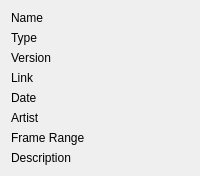
                  <widget class="QWidget" name="page_8">
                   <layout class="QVBoxLayout" name="verticalLayout_12">
                    <item>
                     <layout class="QGridLayout" name="gridLayout_3">
                      <item row="1" column="0">
                       <widget class="QLabel" name="label_35">
                        <property name="sizePolicy">
                         <sizepolicy hsizetype="Expanding" vsizetype="Preferred">
                          <horstretch>0</horstretch>
                          <verstretch>0</verstretch>
                         </sizepolicy>
                        </property>
                        <property name="minimumSize">
                         <size>
                          <width>100</width>
                          <height>0</height>
                         </size>
                        </property>
                        <property name="maximumSize">
                         <size>
                          <width>100</width>
                          <height>16777215</height>
                         </size>
                        </property>
                        <property name="text">
                         <string>Type</string>
                        </property>
                       </widget>
                      </item>
                      <item row="6" column="0">
                       <widget class="QLabel" name="label_41">
                        <property name="sizePolicy">
                         <sizepolicy hsizetype="Expanding" vsizetype="Preferred">
                          <horstretch>0</horstretch>
                          <verstretch>0</verstretch>
                         </sizepolicy>
                        </property>
                        <property name="minimumSize">
                         <size>
                          <width>100</width>
                          <height>0</height>
                         </size>
                        </property>
                        <property name="maximumSize">
                         <size>
                          <width>100</width>
                          <height>16777215</height>
                         </size>
                        </property>
                        <property name="text">
                         <string>Frame Range</string>
                        </property>
                       </widget>
                      </item>
                      <item row="0" column="1">
                       <widget class="QLabel" name="label_grid_shot_name">
                        <property name="text">
                         <string/>
                        </property>
                       </widget>
                      </item>
                      <item row="2" column="0">
                       <widget class="QLabel" name="label_37">
                        <property name="sizePolicy">
                         <sizepolicy hsizetype="Expanding" vsizetype="Preferred">
                          <horstretch>0</horstretch>
                          <verstretch>0</verstretch>
                         </sizepolicy>
                        </property>
                        <property name="minimumSize">
                         <size>
                          <width>100</width>
                          <height>0</height>
                         </size>
                        </property>
                        <property name="maximumSize">
                         <size>
                          <width>100</width>
                          <height>16777215</height>
                         </size>
                        </property>
                        <property name="text">
                         <string>Version</string>
                        </property>
                       </widget>
                      </item>
                      <item row="0" column="0">
                       <widget class="QLabel" name="label_33">
                        <property name="sizePolicy">
                         <sizepolicy hsizetype="Expanding" vsizetype="Preferred">
                          <horstretch>0</horstretch>
                          <verstretch>0</verstretch>
                         </sizepolicy>
                        </property>
                        <property name="minimumSize">
                         <size>
                          <width>100</width>
                          <height>0</height>
                         </size>
                        </property>
                        <property name="maximumSize">
                         <size>
                          <width>100</width>
                          <height>16777215</height>
                         </size>
                        </property>
                        <property name="text">
                         <string>Name</string>
                        </property>
                       </widget>
                      </item>
                      <item row="2" column="1">
                       <widget class="QLabel" name="label_grid_shot_ver">
                        <property name="text">
                         <string/>
                        </property>
                       </widget>
                      </item>
                      <item row="5" column="1">
                       <widget class="QLabel" name="label_grid_shot_artist">
                        <property name="text">
                         <string/>
                        </property>
                       </widget>
                      </item>
                      <item row="1" column="1">
                       <widget class="QLabel" name="label_grid_shot_type">
                        <property name="text">
                         <string/>
                        </property>
                       </widget>
                      </item>
                      <item row="4" column="0">
                       <widget class="QLabel" name="label_39">
                        <property name="sizePolicy">
                         <sizepolicy hsizetype="Expanding" vsizetype="Preferred">
                          <horstretch>0</horstretch>
                          <verstretch>0</verstretch>
                         </sizepolicy>
                        </property>
                        <property name="minimumSize">
                         <size>
                          <width>100</width>
                          <height>0</height>
                         </size>
                        </property>
                        <property name="maximumSize">
                         <size>
                          <width>100</width>
                          <height>16777215</height>
                         </size>
                        </property>
                        <property name="text">
                         <string>Date</string>
                        </property>
                       </widget>
                      </item>
                      <item row="4" column="1">
                       <widget class="QLabel" name="label_grid_shot_date">
                        <property name="text">
                         <string/>
                        </property>
                       </widget>
                      </item>
                      <item row="3" column="1">
                       <widget class="QLabel" name="label_grid_shot_link">
                        <property name="text">
                         <string/>
                        </property>
                       </widget>
                      </item>
                      <item row="6" column="1">
                       <widget class="QLabel" name="label_grid_shot_frame">
                        <property name="text">
                         <string/>
                        </property>
                       </widget>
                      </item>
                      <item row="3" column="0">
                       <widget class="QLabel" name="label_38">
                        <property name="sizePolicy">
                         <sizepolicy hsizetype="Expanding" vsizetype="Preferred">
                          <horstretch>0</horstretch>
                          <verstretch>0</verstretch>
                         </sizepolicy>
                        </property>
                        <property name="minimumSize">
                         <size>
                          <width>100</width>
                          <height>0</height>
                         </size>
                        </property>
                        <property name="maximumSize">
                         <size>
                          <width>100</width>
                          <height>16777215</height>
                         </size>
                        </property>
                        <property name="text">
                         <string>Link</string>
                        </property>
                       </widget>
                      </item>
                      <item row="5" column="0">
                       <widget class="QLabel" name="label_40">
                        <property name="sizePolicy">
                         <sizepolicy hsizetype="Expanding" vsizetype="Preferred">
                          <horstretch>0</horstretch>
                          <verstretch>0</verstretch>
                         </sizepolicy>
                        </property>
                        <property name="minimumSize">
                         <size>
                          <width>100</width>
                          <height>0</height>
                         </size>
                        </property>
                        <property name="maximumSize">
                         <size>
                          <width>100</width>
                          <height>16777215</height>
                         </size>
                        </property>
                        <property name="text">
                         <string>Artist</string>
                        </property>
                       </widget>
                      </item>
                      <item row="7" column="0">
                       <widget class="QLabel" name="label_47">
                        <property name="sizePolicy">
                         <sizepolicy hsizetype="Expanding" vsizetype="Preferred">
                          <horstretch>0</horstretch>
                          <verstretch>0</verstretch>
                         </sizepolicy>
                        </property>
                        <property name="minimumSize">
                         <size>
                          <width>100</width>
                          <height>0</height>
                         </size>
                        </property>
                        <property name="maximumSize">
                         <size>
                          <width>100</width>
                          <height>16777215</height>
                         </size>
                        </property>
                        <property name="text">
                         <string>Description</string>
                        </property>
                       </widget>
                      </item>
                      <item row="7" column="1">
                       <widget class="QLabel" name="label_grid_shot_des">
                        <property name="text">
                         <string/>
                        </property>
                       </widget>
                      </item>
                     </layout>
                    </item>
                   </layout>
                  </widget>
